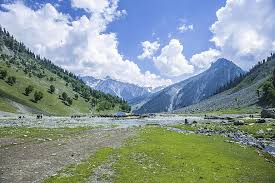
%> input picture Term Project/draft/valley.tif, 275 x 183 px
$ octave main.m   (GNU Octave 9; MATLAB toolbox functions it lacks are replaced by stand-ins)
%> lines starting %> are read from the running program, lines starting %| are printed output that depends on the picture
### Term Project/draft/Segmentation.m
function [output,bw] = Segmentation(img, num, origin_img)
    [L,N] = superpixels(img, num);
    % L ---> region of matrix (enumrate the number to distinguish the areas)
    % N ---> total number of superpixels
    bound_idx = label2idx(L);
    % bound_idx ---> like a cells array, each cell has every indexs of that
    % region
    Ln = numel(L);
    % Ln ---> total pixels of the image
    output = img;

    % color the region we divide
    for k = 1:N
        idx = bound_idx{k};
        output(idx) = mean(img(idx));
        output(idx+Ln) = mean(img(idx+Ln));
        output(idx+2*Ln) = mean(img(idx+2*Ln));
        r = mean(img(idx));
        g = mean(img(idx+Ln));
        b = mean(img(idx+2*Ln));
        if b >= 200 && r >= 200 && g >= 200
           %output(idx) = 50;
           %output(idx+Ln) = 50;
           %output(idx+2*Ln)
        end
    end

    bw = boundarymask(L);
    figure(2)
    subplot(1,2,1),imshow(output),title('segmentation result');
    subplot(1,2,2),imshow(imoverlay(origin_img,bw,'black'),'InitialMagnification',100),title('segmentation line');

end

### Term Project/draft/main.m
clear all;
image_name = "valley.tif";
image = imread(image_name);
%> image is the input picture: size 183x275x3 uint8; mean R, G, B 136, 152.2, 151.6
image = imresize(image, [600,800], 'bilinear');
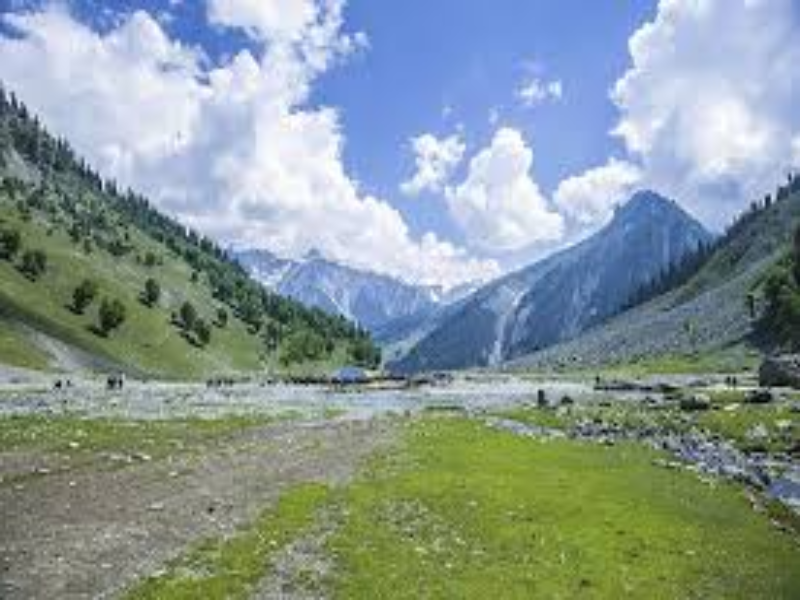
%> image: size 600x800x3 uint8; mean R, G, B 136.1, 152.2, 151.6
[row, column, ~] = size(image);
%> row = 600; column = 800


%figure(1)
%imshow(image);
%title('original image');
num = 300;
[output,bw] = Segmentation(image, num, image);
%> in Segmentation, `[L,N] = superpixels(img, num);`:
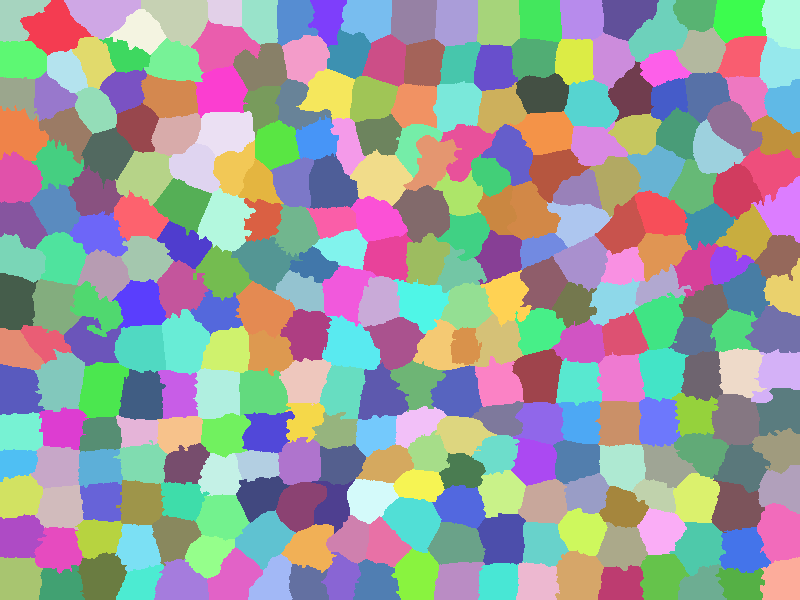
%> L: size 600x800 double; 300 distinct labels, from 1 to 300; one colour per label, 0 black
%> in Segmentation, `[L,N] = superpixels(img, num);`: N = 300
%> in Segmentation, `bound_idx = label2idx(L);`: bound_idx = 300 items
%> the loop in Segmentation, `for k = 1:N` made 300 passes
%> (r, g, b) on passes 1 to 3: (121.2, 145.8, 201.8), (199.4, 209.1, 236.4), (102.8, 132.7, 198.5)
%> after the loop in Segmentation, `for k = 1:N`:
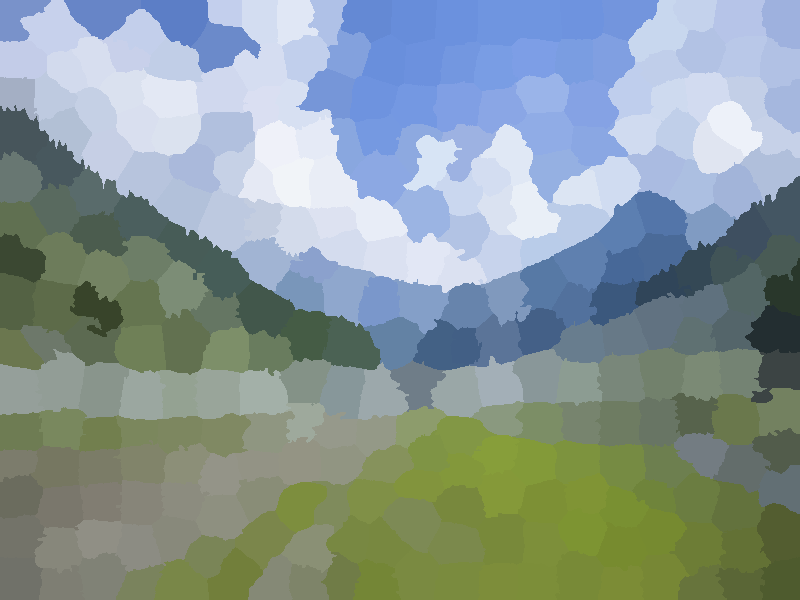
%> output: size 600x800x3 uint8; mean R, G, B 136, 152.2, 151.6
%> in Segmentation, `bw = boundarymask(L);`:
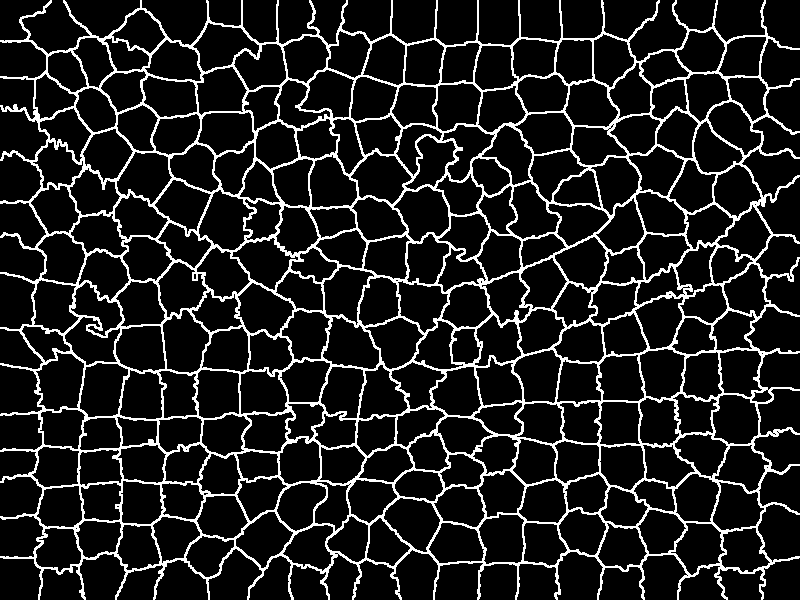
%> bw: size 600x800 logical; 12.6% white in thin lines or dots
%output = imcomplement(output);
%disp(output);

for num = 200:-2:8
%> (the run ends here)
